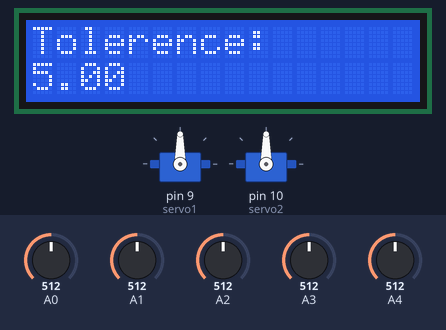
A sketch run on a simulated Arduino Uno, built with avr-gcc and run on an emulated ATmega328P. On the bench: 16×2 character LCD, 2 × servo. The test bench sets the inputs (shaded band); at power-on: A0 = 512, A1 = 512, A3 = 512, A4 = 512, A2 = 512.

Above: at 1.2 s.
1.3 s: A0 set to 535
At 3.2 s:
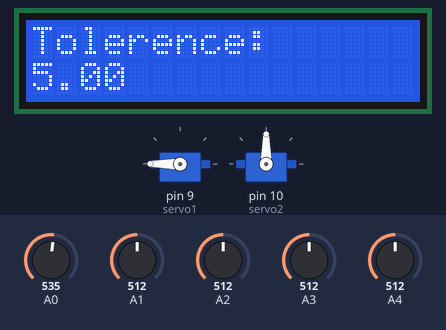
3.8 s: A1 set to 528
5.3 s: A1 set to 552
At 8.1 s:
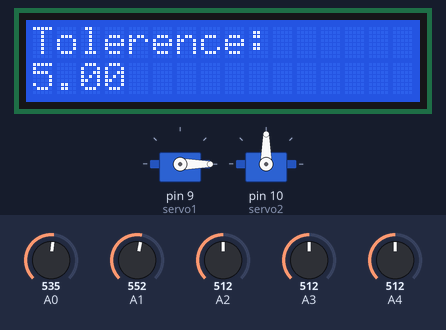
8.3 s: A3 set to 535
At 10.0 s:
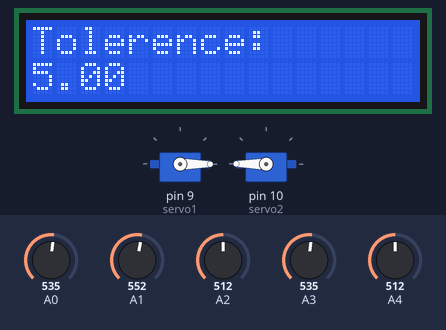
10.8 s: A4 set to 716
At 13.6 s:
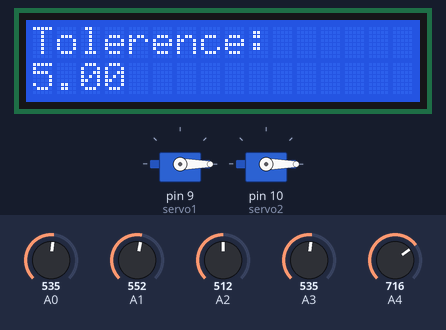
13.8 s: A0 set to 716
At 17.3 s:
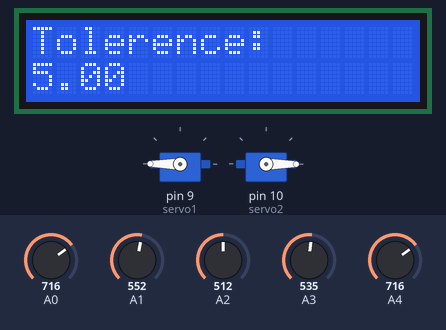
Timing chart, 0 to 17.8 s (numbered marks = the images above; inputs shaded):
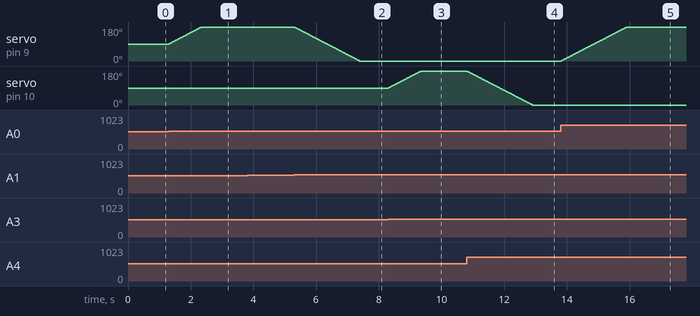

Measured:
- the behaviour switches between 517 and 518 on A0 (found by bisection; images 0 and 1)
- the behaviour switches between 540 and 541 on A1 (found by bisection; images 1 and 2)
- the behaviour switches between 517 and 518 on A3 (found by bisection; images 2 and 3)
- after the input at 1.3 s, servo on pin 9 (servo1): moves from 90° to 180° over 1.0 s, starting at once
- after the input at 3.8 s, every drawn part: stays the same
- after the input at 5.3 s, servo on pin 9 (servo1): moves from 180° to 0° over 2.1 s, starting at once
- after the input at 8.3 s, servo on pin 10 (servo2): moves from 90° to 180° over 1.0 s, starting at once
- after the input at 10.8 s, servo on pin 10 (servo2): moves from 180° to 0° over 2.1 s, starting at once
- after the input at 13.8 s, servo on pin 9 (servo1): moves from 0° to 180° over 2.1 s, starting at once

The sketch:

Solar_tracker.ino
```cpp
#include <LiquidCrystal.h>
#include <Servo.h>

void UpDown();
void LeftRight();

Servo servo1;
Servo servo2;

LiquidCrystal lcd(12, 11, 5, 4, 3, 2);

void setup() {

  lcd.begin(16, 2);
  lcd.print("Tolerence: ");
  servo1.attach(9);
  servo2.attach(10);

  servo1.write(90);
  servo2.write(90);
}
void loop(){

 float Tolerence = 0;

 int sensorTop = analogRead(A0);
 int sensorBottom = analogRead(A1);
 int sensorLeft = analogRead(A3);
 int sensorRight = analogRead(A4);

 int sensorTest1 = sensorTop - sensorBottom;
 int sensorTest2 = sensorBottom - sensorTop;
 int sensorTest3 = sensorLeft - sensorRight;
 int sensorTest4 = sensorRight - sensorLeft;

 int TolerenceValue = analogRead(A2);
 Tolerence = (TolerenceValue * (5.0 / 1023.0))*2;

 lcd.setCursor(0,1);
 lcd.print(Tolerence);

 if ((sensorTest1 >= 0)&&(sensorTest1 >= Tolerence))
 	{
  	 UpDown(sensorTop, sensorBottom);
 	}

 if((sensorTest2 >= 0)&&(sensorTest2 >= Tolerence))
 	{
 	 UpDown(sensorTop, sensorBottom);
 	}

 if((sensorTest3 >= 0)&&(sensorTest3 >= Tolerence))
 	{
     LeftRight(sensorLeft, sensorRight);
 	}

 if((sensorTest4 >= 0)&&(sensorTest4 >= Tolerence))
  	{
  	LeftRight(sensorLeft, sensorRight);
  	}

 delay(10);
}

void UpDown(int sensorTop, int sensorBottom){

  int pos1= servo1.read();

  if(sensorTop < sensorBottom)
    {
     pos1 = --pos1;
    }
  	 else
     {
      pos1 = ++pos1;
     }
  servo1.write(pos1);
}

void LeftRight(int sensorLeft, int sensorRight){

 int pos2= servo2.read();
 if(sensorLeft < sensorRight)
   {
    pos2 = --pos2;
   }
  	else
    {
     pos2 = pos2 + 1;
    }
  servo2.write(pos2);
}
//
```
